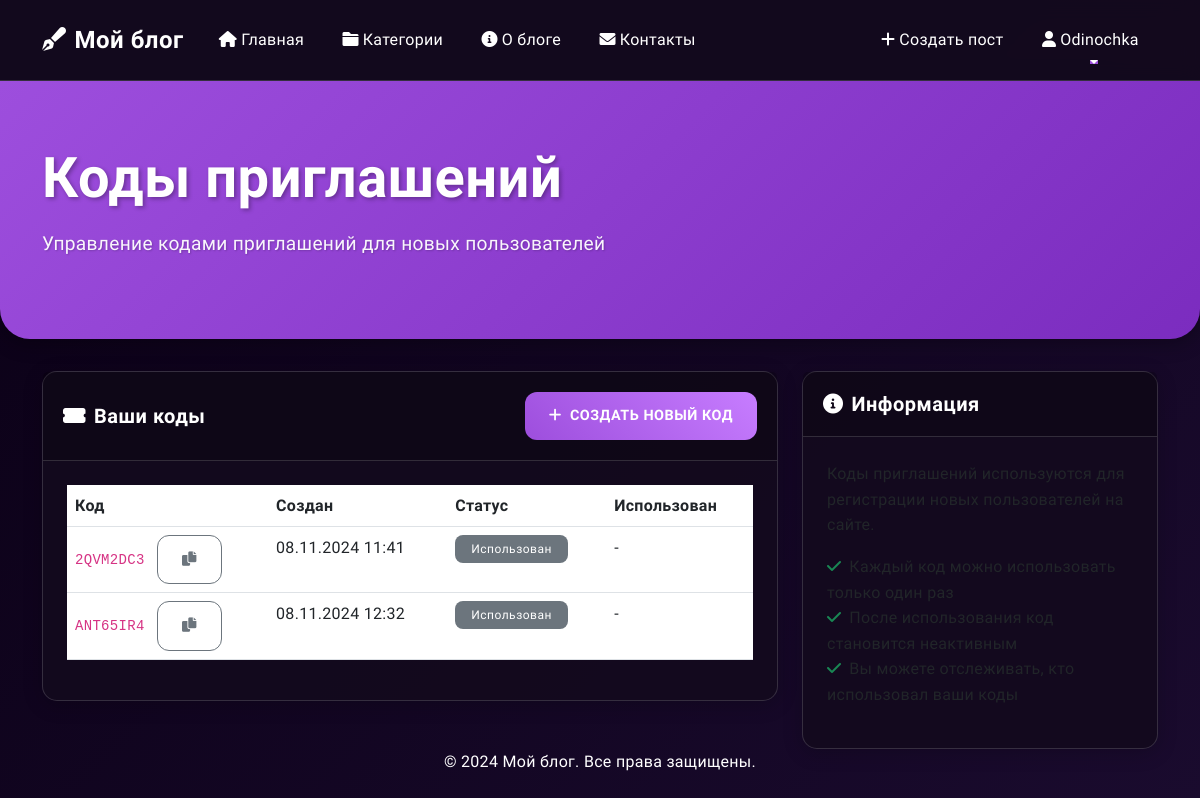
Before: /invites/ (signed in) with the older database file.
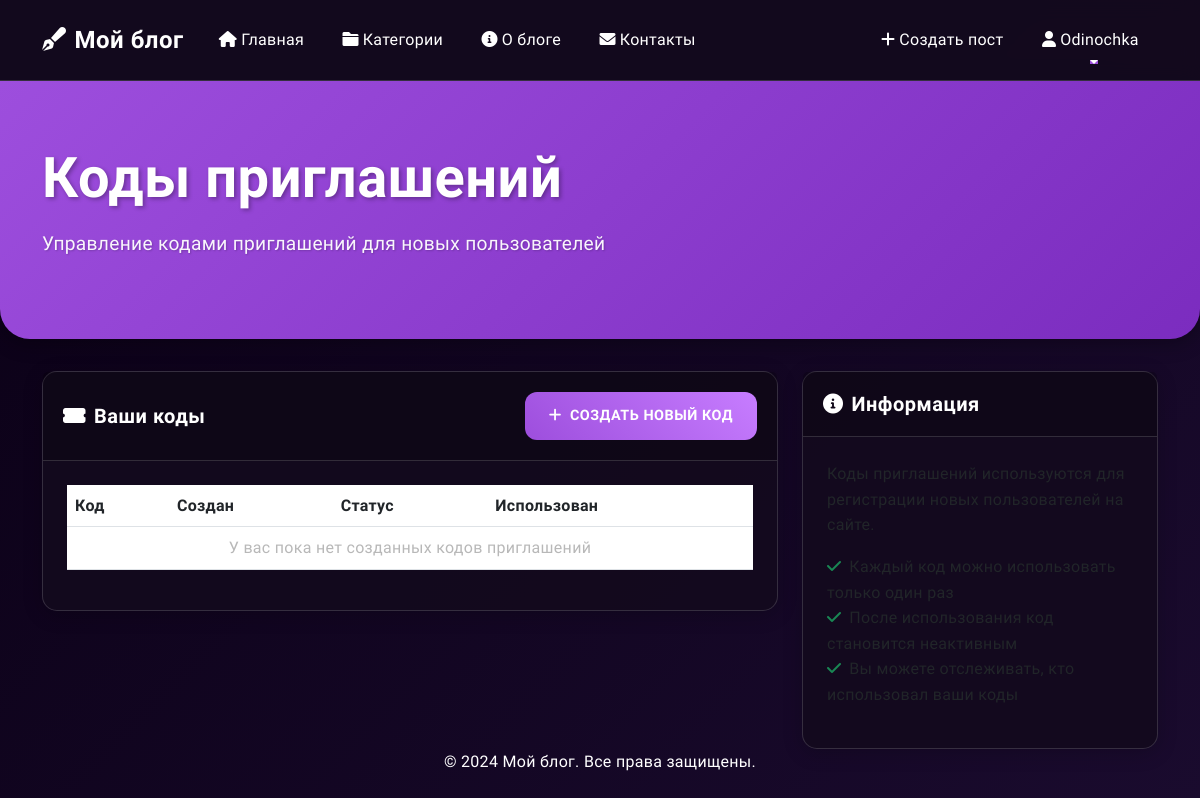
After: the same page with the newer database file.
### blog/models.py (models this page shows, shortened)
class InviteCode(models.Model):
    code = models.CharField(max_length=20, unique=True)
    created_by = models.ForeignKey(User, on_delete=models.CASCADE, related_name='created_invites')
    used_by = models.ForeignKey(User, on_delete=models.SET_NULL, null=True, blank=True, related_name='used_invite')
    created_at = models.DateTimeField(auto_now_add=True)
    is_active = models.BooleanField(default=True)
    class Meta:
        verbose_name = "Код приглашения"
        verbose_name_plural = "Коды п��иглашения"

### blog/views.py (the view)
# urls.py: path('invites/', views.invite_codes, name='invite_codes'),
@login_required
def invite_codes(request):
    codes = InviteCode.objects.filter(created_by=request.user)
    return render(request, 'blog/invite_codes.html', {'codes': codes})

### blog/templates/blog/invite_codes.html (shortened to what the changed rows need)
{% extends 'base.html' %}
{% block content %}
<div class="hero-section">
    <div class="container">
        <h1 class="display-4">Коды приглашений</h1>
    </div>
</div>
<div class="container mt-4">
    <div class="row">
        <div class="col-md-8">
            <div class="card">
                <div class="card-body">
                    <div class="table-responsive">
                        <table class="table">
                            <thead>
                                <tr>
                                    <th>Код</th>
                                    <th>Создан</th>
                                    <th>Статус</th>
                                    <th>Использован</th>
                                </tr>
                            </thead>
                            <tbody>
                                {% for code in codes %}
                                <tr>
                                    <td>
                                        <code>{{ code.code }}</code>
                                        <button class="btn btn-sm btn-outline-secondary ms-2"
                                                onclick="navigator.clipboard.writeText('{{ code.code }}')">
                                            <i class="fas fa-copy"></i>
                                        </button>
                                    </td>
                                    <td>{{ code.created_at|date:"d.m.Y H:i" }}</td>
                                    <td>
                                        {% if code.is_active %}
                                        <span class="badge bg-success">Активен</span>
                                        {% else %}
                                        <span class="badge bg-secondary">Использован</span>
                                        {% endif %}
                                    </td>
                                    <td>
                                        {% if code.used_by %}
                                        {{ code.used_by.username }}
                                        {% else %}
                                        -
                                        {% endif %}
                                    </td>
                                </tr>
                                {% empty %}
                                <tr>
                                    <td colspan="4" class="text-center">
                                        <p class="text-muted mb-0">У вас пока нет созданных кодов приглашений</p>
                                    </td>
                                </tr>
                                {% endfor %}
                            </tbody>
                        </table>
                    </div>
                </div>
            </div>
        </div>
    </div>
</div>
{% endblock %}

Changed rows visible on the page:
removed InviteCode: code "2QVM2DC3", created_at "08.11.2024 11:41", is_active "Использован"
removed InviteCode: code "ANT65IR4", created_at "08.11.2024 12:32", is_active "Использован"
Other visible differences:
text now shown: "У вас пока нет созданных кодов приглашений"
